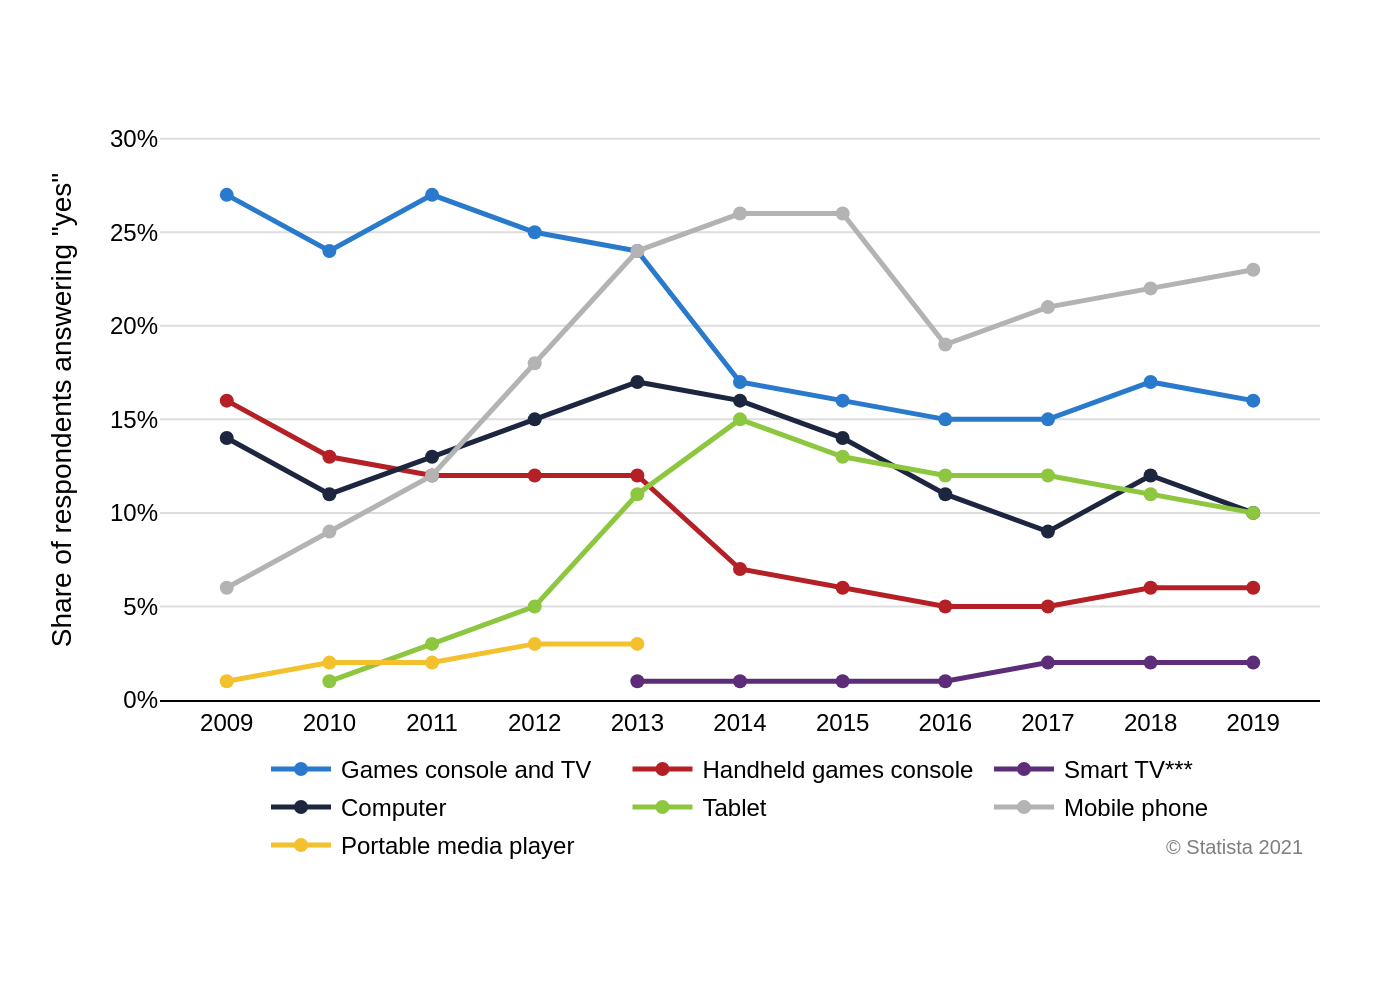

Write the Python code that produced this figure.
import sys
import json
import pathlib
import plotly.graph_objects as go

if len(sys.argv) != 2:
    print("Usage: python create_chart.py <json_file_path>")
    sys.exit(1)

json_file_path = sys.argv[1]

try:
    with open(json_file_path, 'r', encoding='utf-8') as f:
        chart_data = json.load(f)
except FileNotFoundError:
    print(f"Error: JSON file not found at {json_file_path}")
    sys.exit(1)
except json.JSONDecodeError:
    print(f"Error: Could not decode JSON from {json_file_path}")
    sys.exit(1)

fig = go.Figure()

# Extract data from JSON
x_values = chart_data.get('x_axis', [])
series_data = chart_data.get('chart_data', [])
texts = chart_data.get('texts', {})
colors = chart_data.get('colors', [])

# Add traces for each data series
for i, series in enumerate(series_data):
    fig.add_trace(go.Scatter(
        x=x_values,
        y=series.get('y', []),
        name=series.get('name', ''),
        mode='lines+markers',
        line=dict(color=colors[i % len(colors)], width=2.5),
        marker=dict(color=colors[i % len(colors)], size=7),
        connectgaps=False
    ))

# Build title and source strings
title_text = texts.get('title') or ''
if texts.get('subtitle'):
    title_text += f"<br><sub>{texts['subtitle']}</sub>"

source_text = texts.get('source') or ''
if texts.get('note'):
    source_text += f"<br>{texts['note']}"

# Update layout
fig.update_layout(
    font=dict(family="Arial", size=12, color="black"),
    title=dict(
        text=title_text,
        x=0.05,
        xanchor='left'
    ),
    xaxis=dict(
        title_text=texts.get('x_axis_title'),
        tickvals=x_values,
        showgrid=False,
        linecolor='black'
    ),
    yaxis=dict(
        title_text=texts.get('y_axis_title'),
        range=[0, 31],
        tickformat=',.0f',
        ticksuffix='%',
        gridcolor='#dddddd'
    ),
    legend=dict(
        orientation="h",
        yanchor="bottom",
        y=-0.3,
        xanchor="center",
        x=0.5
    ),
    plot_bgcolor='white',
    paper_bgcolor='white',
    margin=dict(l=80, r=40, t=60, b=150),
    annotations=[
        dict(
            text=source_text,
            showarrow=False,
            xref="paper",
            yref="paper",
            x=0.99,
            y=-0.28,
            xanchor='right',
            yanchor='bottom',
            align='right',
            font=dict(size=10, color="#7f7f7f")
        )
    ]
)

# Generate and save the output image
output_filename_base = pathlib.Path(json_file_path).stem
output_path = f"{output_filename_base}.png"
fig.write_image(output_path, scale=2)

print(f"Chart saved to {output_path}")
